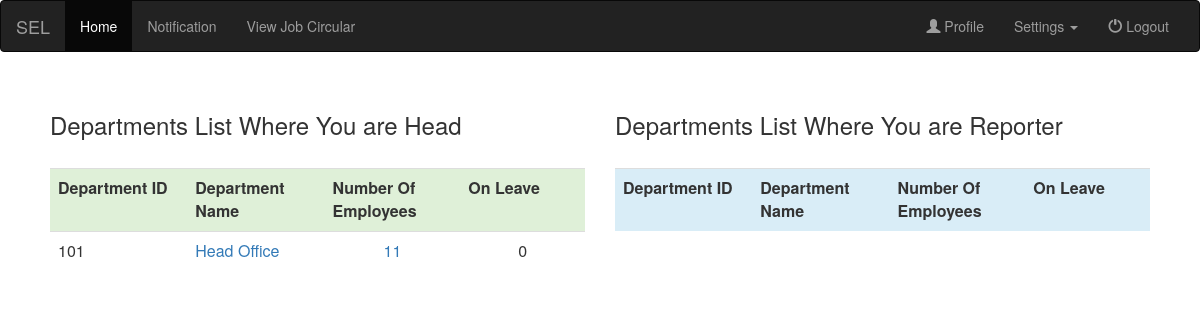
Screenshot of /department_list_2.php (signed in) with the database file from the repository.
### tables this page shows
CREATE TABLE `department` (
  `dep_id` int(10) NOT NULL,
  `dep_name` varchar(30) NOT NULL,
  `head_id` varchar(20) NOT NULL DEFAULT 'N/A',
  `reporting_mail` varchar(255) NOT NULL DEFAULT 'N/A',
  `reporter_id` varchar(20) NOT NULL DEFAULT 'N/A',
  `reporting_mail_2` varchar(50) NOT NULL DEFAULT 'N/A'
);

### department_list_2.php (the view, shortened to what this page needs)
<?php include 'connect.php'; ?>
<!DOCTYPE html>
<html>
    <head>
        <link rel="stylesheet" href="https://maxcdn.bootstrapcdn.com/bootstrap/3.3.7/css/bootstrap.min.css">
        <link rel="stylesheet" href="https://cdnjs.cloudflare.com/ajax/libs/font-awesome/4.7.0/css/font-awesome.min.css">
    </head>
    <body>
        <?php include 'html/navbar.php'; ?>
        <div class="container-fluid" style="padding-left:50px; padding-right:50px;">
            <div class="row">
                <div class="col-sm-6">
                    <br><h3>Departments List Where You are Head</h3><br>
                    <?php
                    $id=$_SESSION['id'];
                    $sql="SELECT * FROM department WHERE head_id='$id'";
                    $list=mysqli_query($db,$sql);
                    echo "<table align='center' cellpadding='3' cellspacing='3' class='table table-striped'>
                <tr class='success'>
                <th width='150px'>Department ID</th>
                <th width='150px'>Department Name</th>
                <th width='150px'>Number Of Employees</th>
                <th width='150px'>On Leave</th>
                </tr>";
                    while($row = mysqli_fetch_assoc($list))
                    {
                        echo "<tr>";
                        echo "<td>" . $row['dep_id'] . "</td>";
                        echo "<td><a href='department_details.php?id=".$row['dep_id']."'>" . $row['dep_name'] . "</a></td>";
                        $sql = "SELECT COUNT(department_id) as total_emp FROM employee WHERE department_id=".$row['dep_id'];
                        $res_emp = mysqli_query ($db, $sql);
                        $row_emp = mysqli_fetch_array($res_emp);
                        echo "<td align='center'><a href='department_details.php?id=".$row['dep_id']."'>" . $row_emp['total_emp'] . "</a></td>";
                        $date = date('Y-m-d', time());
                        $sql="SELECT leaves.*, employee.department_id, COUNT(leaves.EmployeeID) AS On_leave FROM leaves JOIN employee ON leaves.EmployeeID=employee.ID WHERE employee.department_id=".$row['dep_id']." AND leaves.status='Approved' AND leaves.`From Date`<='$date' AND leaves.joined='No'";
                        $on_leave=mysqli_query($db, $sql);
                        $count=mysqli_fetch_array($on_leave);
                        echo "<td align='center'>".$count['On_leave']."</td>";
                        echo "</tr>";
                    }
                    echo "</table>";
                    ?>
                </div>
                <div class="col-sm-6">
                    <br><h3>Departments List Where You are Reporter</h3><br>
                    <?php
                    echo "<table align='center' cellpadding='3' cellspacing='3' class='table table-striped'>
                <tr class='info'>
                <th width='150px'>Department ID</th>
                <th width='150px'>Department Name</th>
                <th width='150px'>Number Of Employees</th>
                <th width='150px'>On Leave</th>
                </tr>";
                    echo "</table>";
                    ?>
                </div>
            </div>
        </div>
    </body>
</html>

### rows the page displays
department: dep_id "101", dep_name "Head Office", total_emp "11", On_leave "0"
